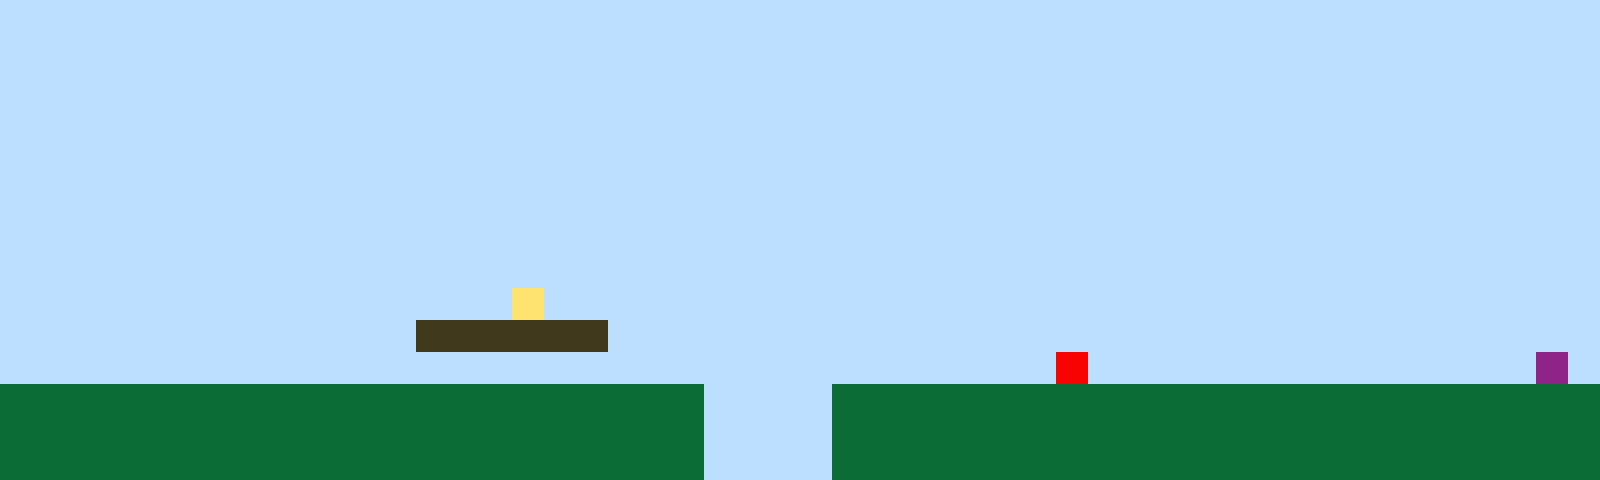

This game map was drawn from its Tiled (.tmx) file and the tilesets committed beside it. A one-line description and the full map source follow:
An orthogonal 50x15 tile map with 32x32 px tiles, 1 tile layer (Tile Layer 1).

<map version="1.10" tiledversion="1.11.2" orientation="orthogonal" renderorder="right-up" width="50" height="15" tilewidth="32" tileheight="32" infinite="0" nextlayerid="2" nextobjectid="1"><editorsettings><export target="map1.csv" format="csv" /></editorsettings><tileset firstgid="1" name="sprites" tilewidth="32" tileheight="32" tilecount="6" columns="3"><image source="sprites.png" width="96" height="64" /></tileset><layer id="1" name="Tile Layer 1" width="50" height="15"><data encoding="csv">1,1,1,1,1,1,1,1,1,1,1,1,1,1,1,1,1,1,1,1,1,1,1,1,1,1,1,1,1,1,1,1,1,1,1,1,1,1,1,1,1,1,1,1,1,1,1,1,1,1,1,1,1,1,1,1,1,1,1,1,1,1,1,1,1,1,1,1,1,1,1,1,1,1,1,1,1,1,1,1,1,1,1,1,1,1,1,1,1,1,1,1,1,1,1,1,1,1,1,1,1,1,1,1,1,1,1,1,1,1,1,1,1,1,1,1,1,1,1,1,1,1,1,1,1,1,1,1,1,1,1,1,1,1,1,1,1,1,1,1,1,1,1,1,1,1,1,1,1,1,1,1,1,1,1,1,1,1,1,1,1,1,1,1,1,1,1,1,1,1,1,1,1,1,1,1,1,1,1,1,1,1,1,1,1,1,1,1,1,1,1,1,1,1,1,1,1,1,1,1,1,1,1,1,1,1,1,1,1,1,1,1,1,1,1,1,1,1,1,1,1,1,1,1,1,1,1,1,1,1,1,1,1,1,1,1,1,1,1,1,1,1,1,1,1,1,1,1,1,1,1,1,1,1,1,1,1,1,1,1,1,1,1,1,1,1,1,1,1,1,1,1,1,1,1,1,1,1,1,1,1,1,1,1,1,1,1,1,1,1,1,1,1,1,1,1,1,1,1,1,1,1,1,1,1,1,1,1,1,1,1,1,1,1,1,1,1,1,1,1,1,1,1,1,1,1,1,1,1,1,1,1,1,1,1,1,1,1,1,1,1,1,1,1,1,1,1,1,1,1,1,1,1,1,1,1,1,1,1,1,1,1,1,1,1,1,1,1,1,1,1,1,1,1,1,1,1,1,1,1,1,1,1,1,1,1,1,1,1,1,1,1,1,1,1,1,1,1,1,1,1,1,1,1,1,1,1,1,1,1,1,1,1,1,1,1,1,1,1,1,1,1,1,1,1,1,1,1,1,1,1,1,1,1,1,1,1,1,1,1,1,1,1,1,1,1,1,1,1,1,1,1,1,1,1,1,1,1,1,1,1,1,1,1,1,1,4,1,1,1,1,1,1,1,1,1,1,1,1,1,1,1,1,1,1,1,1,1,1,1,1,1,1,1,1,1,1,1,1,1,1,1,1,1,1,1,1,1,1,1,1,1,1,3,3,3,3,3,3,1,1,1,1,1,1,1,1,1,1,1,1,1,1,1,1,1,1,1,1,1,1,1,1,1,1,1,1,1,1,1,1,1,1,1,1,1,1,1,1,1,1,1,1,1,1,1,1,1,1,1,1,1,1,1,1,1,1,1,1,1,1,1,1,5,1,1,1,1,1,1,1,1,1,1,1,1,1,1,6,1,2,2,2,2,2,2,2,2,2,2,2,2,2,2,2,2,2,2,2,2,2,2,1,1,1,1,2,2,2,2,2,2,2,2,2,2,2,2,2,2,2,2,2,2,2,2,2,2,2,2,2,2,2,2,2,2,2,2,2,2,2,2,2,2,2,2,2,2,2,2,2,2,1,1,1,1,2,2,2,2,2,2,2,2,2,2,2,2,2,2,2,2,2,2,2,2,2,2,2,2,2,2,2,2,2,2,2,2,2,2,2,2,2,2,2,2,2,2,2,2,2,2,1,1,1,1,2,2,2,2,2,2,2,2,2,2,2,2,2,2,2,2,2,2,2,2,2,2,2,2</data></layer></map>
